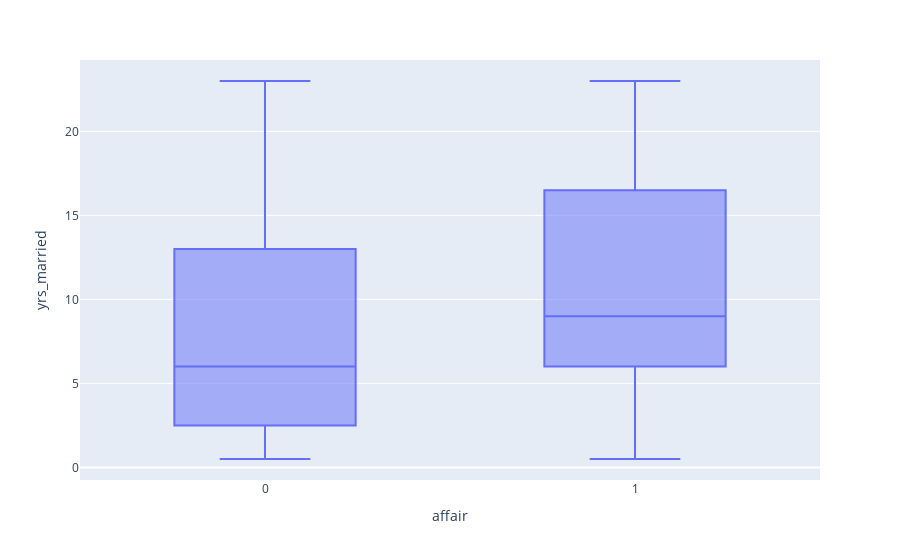

The code cell stored with this chart in its notebook:
### Code cell
px.box(data_frame= df, x='affair',y='yrs_married')

### Figure 1 — Plotly figure (JSON) as saved in the notebook; plotly's stock layout.template omitted (floating-point values rounded to 4 significant figures; data arrays with more than 128 entries replaced by an {"elided": "..."} marker saying what was removed)
{"data": [{"alignmentgroup": "True", "hovertemplate": "affair=%{x}<br>yrs_married=%{y}<extra></extra>", "legendgroup": "", "marker": {"color": "#636efa"}, "name": "", "notched": false, "offsetgroup": "", "orientation": "v", "showlegend": false, "type": "box", "x": {"elided": "6366 int values"}, "x0": " ", "xaxis": "x", "y": {"elided": "6366 float values"}, "y0": " ", "yaxis": "y"}], "layout": {"boxmode": "group", "legend": {"tracegroupgap": 0}, "margin": {"t": 60}, "xaxis": {"anchor": "y", "domain": [0, 1], "title": {"text": "affair"}}, "yaxis": {"anchor": "x", "domain": [0, 1], "title": {"text": "yrs_married"}}}}
